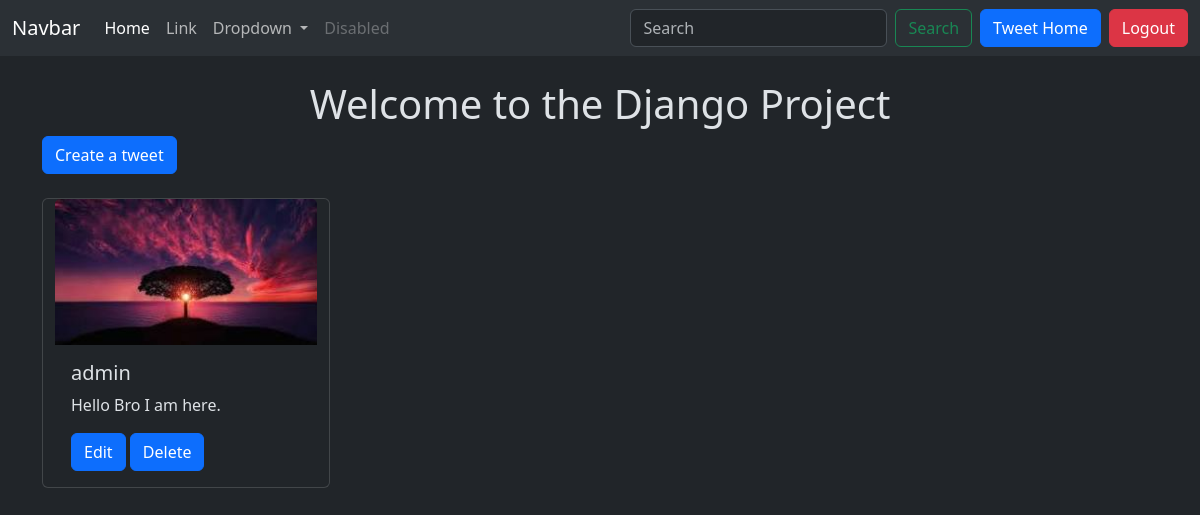
The page /tweet/ (signed in) on the database as committed earlier.
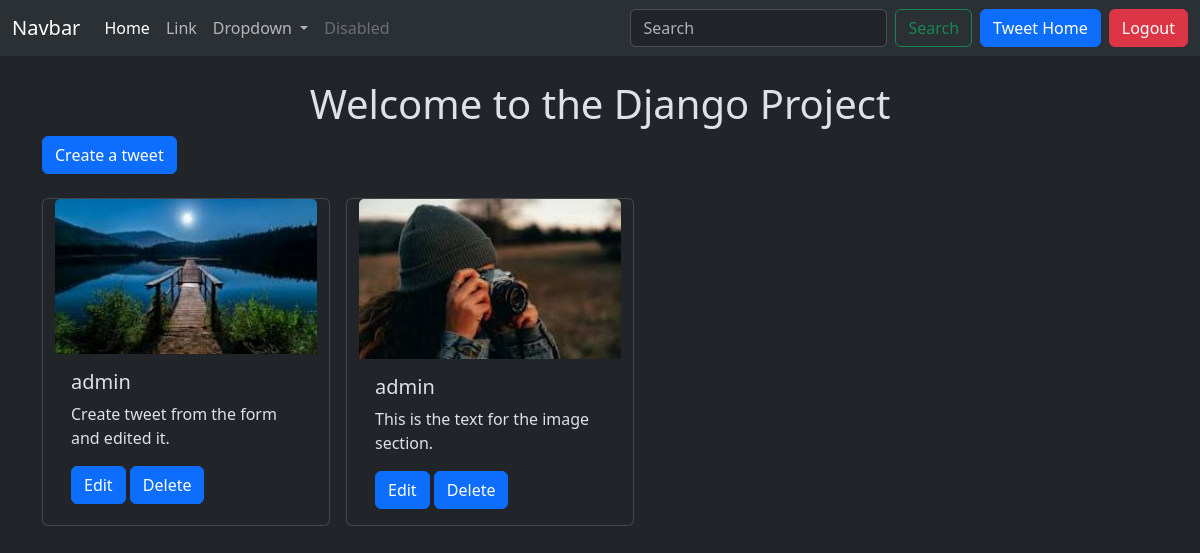
The same page on the database as committed later.
### tweet/models.py (models this page shows, shortened)
class Tweet(models.Model):
    user=models.ForeignKey(User,on_delete=models.CASCADE)
    text=models.TextField(max_length=240)
    photo=models.ImageField(upload_to='photos/', blank=True, null=True)
    created_at=models.DateTimeField(auto_now_add=True)
    updated_at=models.DateTimeField(auto_now=True)

### tweet/views.py (the view)
# urls.py: path('',views.tweet_list,name='tweet_list'),
def tweet_list(request):
    tweets=Tweet.objects.all().order_by('-created_at')
    return render(request,'tweet_list.html',{'tweets':tweets})

### tweet/templates/tweet_list.html (shortened to what this page needs)
{% extends "layout.html" %}
{% block content %}
    <h1 class='text-center mt-4'>Welcome to the Django Project</h1>
    <a href="{% url "tweet_create" %}" class="btn btn-primary mb-4">Create a tweet</a>
    <div class="container row gap-3">
        {% for tweet in tweets %}
        <div class="card" style="width: 18rem;">
            <img src="{{ tweet.photo.url }}" class="card-img-top" alt="photo">
            <div class="card-body">
              <h5 class="card-title">{{tweet.user.username}}</h5>
              <p class="card-text">{{tweet.text}}</p>
              {% if tweet.user == user %}
              <a href="{% url "tweet_edit" tweet.id %}" class="btn btn-primary">Edit</a>
              <a href="{% url "tweet_delete" tweet.id %}" class="btn btn-primary">Delete</a>
              {% endif %}
            </div>
          </div>
        {% endfor %}
    </div>
{% endblock %}

Rows that differ between the two databases and show on the page:
removed Tweet: photo (picture), user.username "admin", text "Hello Bro I am here.", shows "Edit"
added Tweet: photo (picture), user.username "admin", text "Create tweet from the form and edited it.", shows "Edit"
added Tweet: photo (picture), user.username "admin", text "This is the text for the image section.", shows "Edit"
